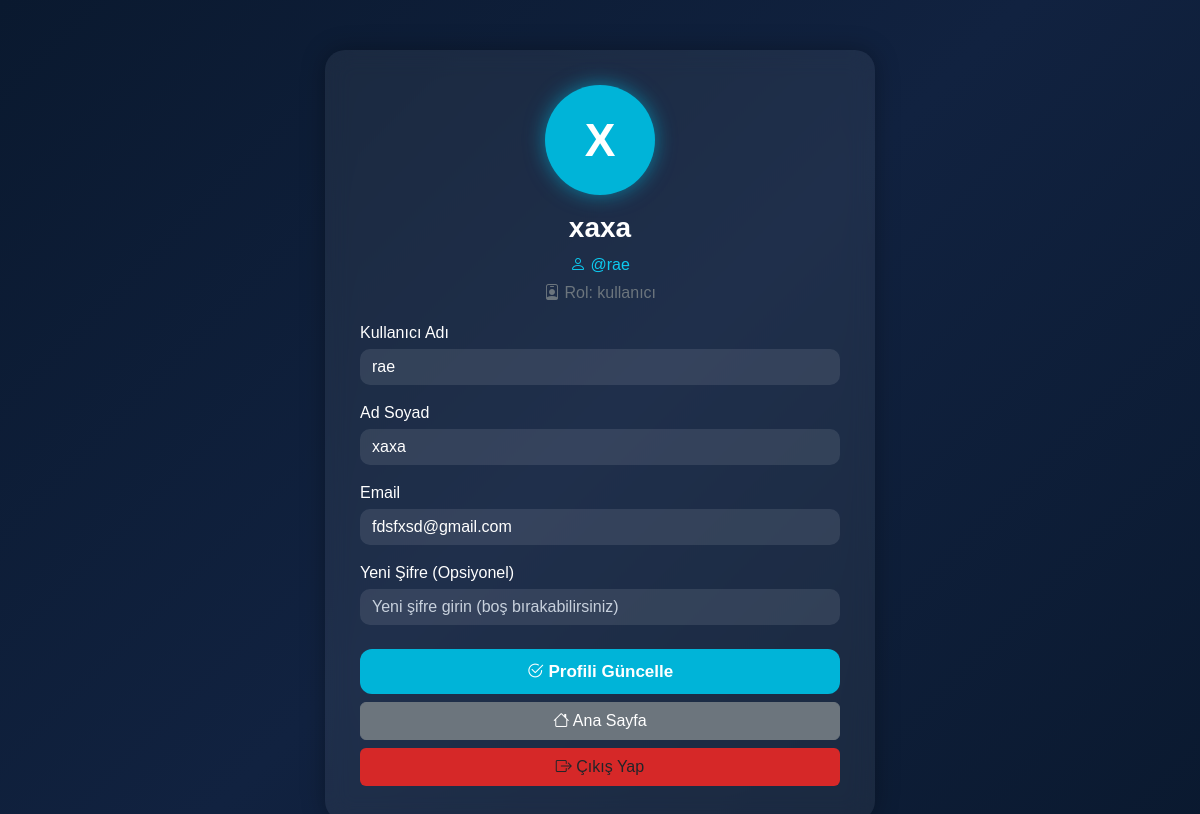
Screenshot of /profil.php (signed in) with the database file from the repository.
### tables this page shows
CREATE TABLE `users` (
  `id` int(11) NOT NULL,
  `fullname` varchar(100) NOT NULL,
  `username` varchar(50) NOT NULL,
  `email` varchar(100) NOT NULL,
  `password` varchar(255) NOT NULL,
  `role` varchar(50) NOT NULL DEFAULT 'kullanıcı',
  `created_at` timestamp NOT NULL DEFAULT current_timestamp()
);

### profil.php (the view, shortened to what this page needs)
<?php
require_once "db.php";
$user_id = $_SESSION["user_id"];
$stmt = $db->prepare("SELECT fullname, email, username, role FROM users WHERE id = ?");
$stmt->execute([$user_id]);
$user = $stmt->fetch(PDO::FETCH_ASSOC);
?>
<!DOCTYPE html>
<html lang="tr">
<head>
<link href="https://cdn.jsdelivr.net/npm/bootstrap@5.3.0/dist/css/bootstrap.min.css" rel="stylesheet">
<link href="https://cdn.jsdelivr.net/npm/bootstrap-icons@1.10.5/font/bootstrap-icons.css" rel="stylesheet">
</head>
<body>
<div class="profile-box">
    <div class="avatar mb-3">
        <?= strtoupper(substr($user["fullname"], 0, 1)) ?>
    </div>
    <h3 class="text-center fw-bold"><?= $user["fullname"] ?></h3>
    <p class="text-center text-info mb-1"><i class="bi bi-person"></i> @<?= $user["username"] ?></p>
    <p class="text-center text-secondary mb-3"><i class="bi bi-person-badge"></i> Rol: <?= $user["role"] ?></p>
    <form method="POST">
        <label class="mb-1">Kullanıcı Adı</label>
        <input class="form-control mb-3" type="text" name="username" value="<?= htmlspecialchars($user["username"]) ?>">
        <label class="mb-1">Ad Soyad</label>
        <input class="form-control mb-3" type="text" name="fullname" value="<?= htmlspecialchars($user["fullname"]) ?>">
        <label class="mb-1">Email</label>
        <input class="form-control mb-3" type="email" name="email" value="<?= htmlspecialchars($user["email"]) ?>">
        <label class="mb-1">Yeni Şifre (Opsiyonel)</label>
        <input class="form-control mb-4" type="password" name="new_password" placeholder="Yeni şifre girin (boş bırakabilirsiniz)">
        <button class="btn-custom mb-2" type="submit">
            <i class="bi bi-check2-circle"></i> Profili Güncelle
        </button>
        <a href="index.php" class="btn btn-secondary w-100 mb-2">
            <i class="bi bi-house"></i> Ana Sayfa
        </a>
        <a href="logout.php" class="btn btn-logout w-100">
            <i class="bi bi-box-arrow-right"></i> Çıkış Yap
        </a>
    </form>
</div>
</body>
</html>

### profil.php (style rules this page uses)
body { background: linear-gradient(135deg, #0a192f, #112240, #0a192f); min-height: 100vh; color: white; font-family: "Poppins", sans-serif; animation: fadeIn 1s ease; }
.profile-box { width: 95%; max-width: 550px; margin: auto; margin-top: 50px; padding: 35px; background: rgba(255,255,255,0.06); backdrop-filter: blur(12px); border-radius: 20px; box-shadow: 0 0 25px rgba(0,0,0,0.3); animation: slideUp 0.8s ease; }
.avatar { width: 110px; height: 110px; border-radius: 50%; background: #00b4d8; display: flex; align-items: center; justify-content: center; font-size: 46px; font-weight: bold; margin: auto; color: white; box-shadow: 0 0 20px rgba(0, 180, 216, 0.6); animation: pulse 2s infinite ease-in-out; }
input { background: rgba(255,255,255,0.1) !important; border: none !important; color: white !important; border-radius: 10px !important; }
input::placeholder { color: #c8d1dd !important; }
.btn-custom { background: #00b4d8; border: none; color: white; padding: 10px; width: 100%; border-radius: 12px; transition: 0.3s; font-size: 17px; font-weight: 600; }
.btn-logout { background: #d62828; }

### rows the page displays
users: fullname "X", fullname "xaxa", username "rae", role "kullanıcı", email "fdsfxsd@gmail.com"
